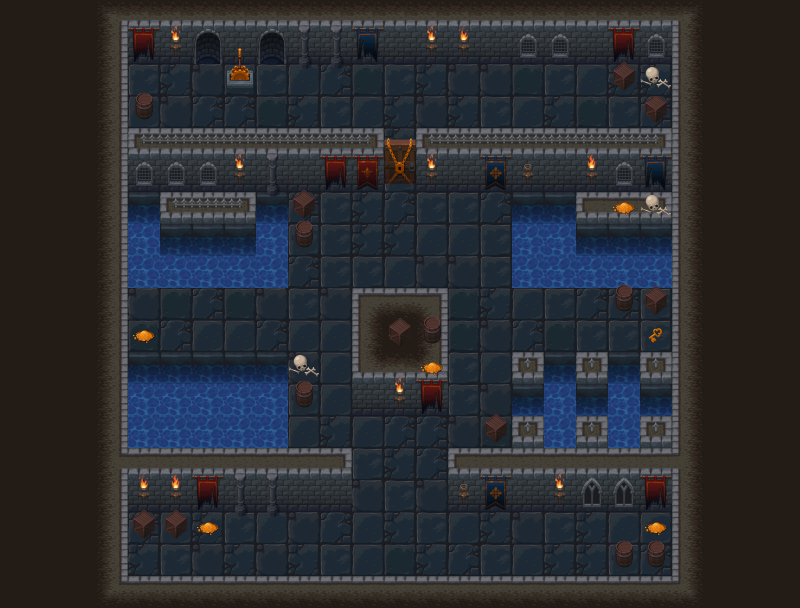

A level layout from a 2D game, rendered from its tile map. Below: a short description, then the map file with tile-grid data replaced by summaries:
An orthogonal 25x19 tile map with 32x32 px tiles, 13 tile layers (bg, wall bg, floor object 1, floor object 2, ...) and 26 objects (24x collision, opensw, player).

<map version="1.0" tiledversion="1.1.4" orientation="orthogonal" renderorder="right-down" width="25" height="19" tilewidth="32" tileheight="32" infinite="0" nextobjectid="38">
 <tileset firstgid="1" name="tiles" tilewidth="32" tileheight="32" tilecount="240" columns="10">
  <image source="tiles.png" width="320" height="768" />
 </tileset>
 <layer name="bg" width="25" height="19">
  <properties>
   <property name="bg" value="0" />
   <property name="tileset" value="tiles" />
  </properties>
  <data>[475 cells, 435 non-empty, 34 distinct tile ids]</data>
 </layer>
 <layer name="wall bg" width="25" height="19">
  <properties>
   <property name="bg" value="0" />
   <property name="tileset" value="tiles" />
  </properties>
  <data>[475 cells, 65 non-empty, 21 distinct tile ids]</data>
 </layer>
 <layer name="floor object 1" width="25" height="19">
  <properties>
   <property name="bg" value="0" />
   <property name="tileset" value="tiles" />
  </properties>
  <data>[475 cells, 26 non-empty, 6 distinct tile ids]</data>
 </layer>
 <layer name="floor object 2" width="25" height="19">
  <properties>
   <property name="bg" value="0" />
   <property name="tileset" value="tiles" />
  </properties>
  <data>[475 cells, 7 non-empty, 3 distinct tile ids]</data>
 </layer>
 <layer name="door bg" width="25" height="19">
  <properties>
   <property name="bg" value="1" />
   <property name="tileset" value="tiles" />
  </properties>
  <data>[475 cells, 2 non-empty, 2 distinct tile ids]</data>
 </layer>
 <layer name="switchoff" width="25" height="19">
  <properties>
   <property name="switchoff" value="2" />
   <property name="tileset" value="tiles" />
  </properties>
  <data>[475 cells, 4 non-empty, 4 distinct tile ids]</data>
 </layer>
 <layer name="cover bg" width="25" height="19">
  <properties>
   <property name="cover" value="3" />
   <property name="tileset" value="tiles" />
  </properties>
  <data>[475 cells, 4 non-empty, 3 distinct tile ids]</data>
 </layer>
 <layer name="cover wall bg" width="25" height="19">
  <properties>
   <property name="cover" value="3" />
   <property name="tileset" value="tiles" />
  </properties>
  <data>[475 cells, 1 non-empty, 1 distinct tile ids]</data>
 </layer>
 <layer name="switchon" width="25" height="19">
  <properties>
   <property name="switchon" value="2" />
   <property name="tileset" value="tiles" />
  </properties>
  <data>[475 cells, 2 non-empty, 2 distinct tile ids]</data>
 </layer>
 <layer name="key" width="25" height="19">
  <properties>
   <property name="bg" value="0" />
   <property name="tileset" value="tiles" />
  </properties>
  <data>[475 cells, 1 non-empty, 1 distinct tile ids]</data>
 </layer>
 <layer name="fg" width="25" height="19">
  <properties>
   <property name="fg" value="1" />
   <property name="tileset" value="tiles" />
  </properties>
  <data>[475 cells, 40 non-empty, 9 distinct tile ids]</data>
 </layer>
 <layer name="wall fg" width="25" height="19">
  <properties>
   <property name="fg" value="1" />
   <property name="tileset" value="tiles" />
  </properties>
  <data>[475 cells, 9 non-empty, 7 distinct tile ids]</data>
 </layer>
 <layer name="floor object fg" width="25" height="19">
  <properties>
   <property name="fg" value="1" />
   <property name="tileset" value="tiles" />
  </properties>
  <data>[475 cells, 5 non-empty, 2 distinct tile ids]</data>
 </layer>
 <objectgroup name="open switch">
  <object id="37" type="opensw" x="192" y="52" width="96" height="76" />
 </objectgroup>
 <objectgroup name="character">
  <object id="1" name="princess" type="player" x="169.813" y="555.839" width="10.5375" height="12.5353">
   <ellipse />
  </object>
 </objectgroup>
 <objectgroup name="collision">
  <object id="2" type="collision" x="94.8956" y="0" width="610.329" height="51.9429" />
  <object id="3" type="collision" x="0" y="52.9418" width="128" height="552.392" />
  <object id="4" type="collision" x="672" y="52.0132" width="128" height="554.39" />
  <object id="5" type="collision" x="609.33" y="52.9418" width="62.9308" height="42.9528" />
  <object id="7" type="collision" x="641.295" y="96.8934" width="30.9659" height="210" />
  <object id="9" type="collision" x="129.857" y="96" width="32" height="18" />
  <object id="10" type="collision" x="352" y="320" width="96" height="82" />
  <object id="11" type="collision" x="288" y="352" width="32" height="50" />
  <object id="12" type="collision" x="128" y="512" width="96" height="18" />
  <object id="15" type="collision" x="512" y="160" width="128" height="114" />
  <object id="16" type="collision" x="608" y="274" width="32" height="32" />
  <object id="17" type="collision" x="416" y="160" width="96" height="32" />
  <object id="18" type="collision" x="128" y="160" width="160" height="114" />
  <object id="19" type="collision" x="288" y="160" width="32" height="82" />
  <object id="20" type="collision" x="320" y="160" width="64" height="32" />
  <object id="21" type="collision" x="128" y="326.992" width="28" height="24.9989" />
  <object id="23" type="collision" x="128" y="352" width="160" height="160" />
  <object id="24" type="collision" x="288" y="480" width="64" height="32" />
  <object id="25" type="collision" x="512" y="352" width="160" height="160" />
  <object id="26" type="collision" x="448" y="480" width="64" height="32" />
  <object id="27" type="collision" x="480" y="418" width="32" height="64" />
  <object id="28" type="collision" x="640" y="512" width="32" height="64" />
  <object id="29" type="collision" x="608" y="544" width="32" height="32" />
  <object id="32" type="collision" x="225.515" y="54.768" width="30.6057" height="41.8814" />
 </objectgroup>
</map>